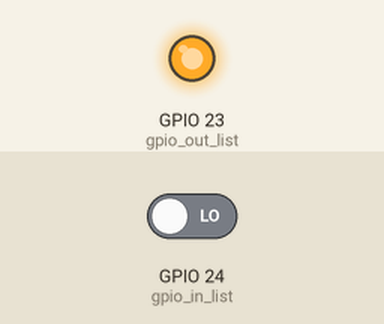
Recording of a program running on a simulated Raspberry Pi (BCM pin numbers). Shown: output pins drawn as LEDs (lit = HIGH). Inputs (shaded band) come from the test bench; at power-on: GPIO 24 (gpio_in_list) LOW. What the program prints to the terminal is not drawn. At 22.0 s the program stops and its outputs stay as they are.

Above: at 0.1 s.
At 4.6 s:
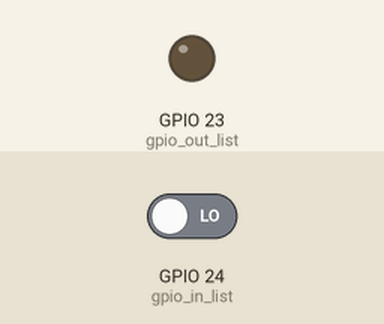
Timing chart, 0 to 6.1 s (numbered marks = the images above):
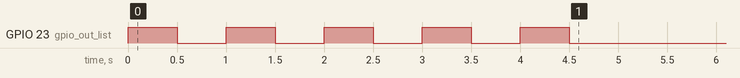

The program:

Raspberry_Lichter.py
```python
#!/usr/bin/python3

import RPi.GPIO as GPIO #GPIO Kontrolle für Raspberry Pi einbinden
import time #Zur Zeitverzögerung
GPIO.setmode(GPIO.BCM) #Ansprache der GPIOs über GPIO Nummer möglich

gpio_in_list = 24
gpio_out_list = 23

GPIO.setup(gpio_out_list, GPIO.OUT) #(GPIO23 kann als Output verwendet werden)
GPIO.setup(gpio_in_list, GPIO.IN) #Am GPIO24 hängt der Schalter dran

for i in range(5):
    GPIO.output(23, GPIO.HIGH)
    time.sleep(0.5)
    GPIO.output(23, GPIO.LOW)
    time.sleep(0.5)


print("Jetzt Schalter drücken! neu")
time.sleep(2)

for i in range(30):
    if GPIO.input(24) == 0:
        GPIO.output(23, GPIO.LOW) #aus
    else:
        GPIO.output(23, GPIO.HIGH) #ein

    if GPIO.input(24) == 1:
        if GPIO.input(23) == 1:
            GPIO.output(23, GPIO.LOW)
        else:
            GPIO.output(23, GPIO.HIGH)
    time.sleep(0.5)


GPIO.cleanup() #Channel Belegung sauber machen
print("Vorbei")
```
